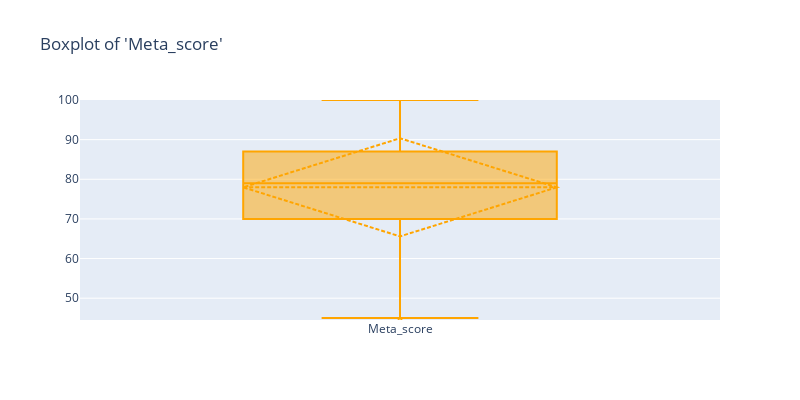

Notebook code for this chart:
### Code cell
# Box Plot de Meta_score
plot_boxplot_stats(raw_df, col_name = 'Meta_score')

### Figure 1 — Plotly figure (JSON) as saved in the notebook; plotly's stock layout.template omitted (floating-point values rounded to 4 significant figures; data arrays with more than 128 entries replaced by an {"elided": "..."} marker saying what was removed)
{"data": [{"boxmean": "sd", "boxpoints": "suspectedoutliers", "line": {"width": 2}, "marker": {"color": "orange"}, "name": "Meta_score", "type": "box", "y": {"elided": "842 float values"}}], "layout": {"height": 400, "title": {"text": "Boxplot of 'Meta_score'"}, "width": 800, "yaxis": {"range": [44.5, 100]}}}
